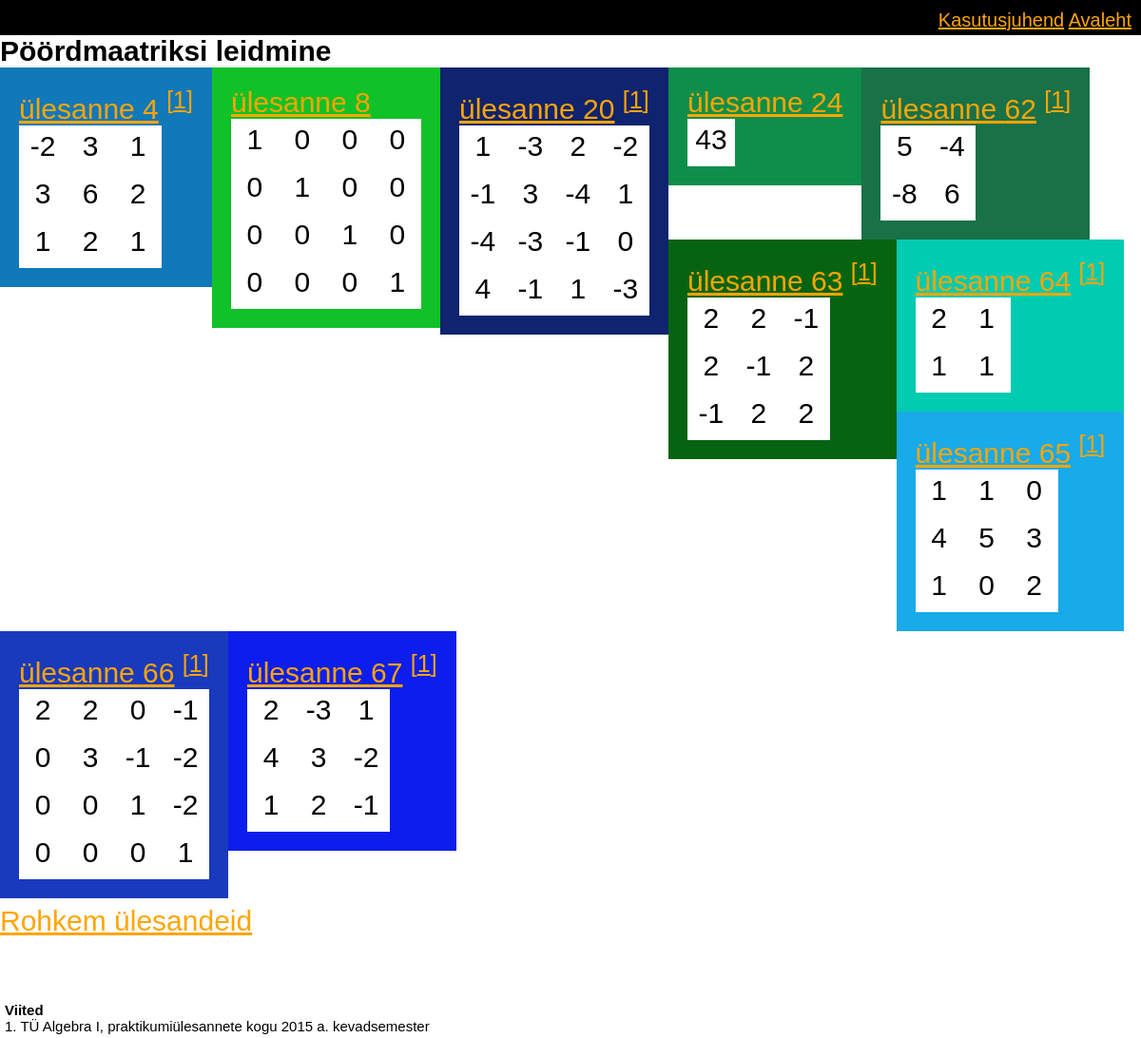
Screenshot of /index.php?tüüp=2&lk=0 with the database file from the repository.
### tables this page shows
CREATE TABLE IF NOT EXISTS `viited` (
  `Id` int(11) NOT NULL AUTO_INCREMENT,
  `pealkiri` varchar(400) DEFAULT NULL,
  PRIMARY KEY (`Id`),
  UNIQUE KEY `Id` (`Id`)
);

### andmebaas.php (the view, shortened to what this page needs)
<?php
function renderda_ülesande_link($sql_rida){
	$hakkliha = explode("\n", $sql_rida['sisu']);
	$suvaline_v2rv = sprintf( "#%06X\n", mt_rand( 0, 0x222222 ));
	$tulem = "<div class=\"kast_avaleht\" style=\"background-color:" .$suvaline_v2rv. "\">";
	$tulem = $tulem . "<div class=\"maatriksi_konteiner_avaleht\">";
	if(isset($_GET['lk'])){
		$tulem = $tulem . '<a href="lahenda.php?lk='.$_GET['lk'].'&ülesanne=' . $sql_rida['id'] . '">ülesanne ' . $sql_rida['id'] . '</a> ';
	}else{
		$tulem = $tulem . '<a href="lahenda.php?ülesanne=' . $sql_rida['id'] . '">ülesanne ' . $sql_rida['id'] . '</a> ';
	}
	if ($sql_rida['allikas'] != null){
		$tulem = $tulem . '<sup><a href="#' . $sql_rida['allikas'] . '">['.$sql_rida['allikas'].']</a></sup>';
	}
	$tulem = $tulem . "<table><tbody>";
	foreach($hakkliha as $result) {
		$tulem = $tulem . "<tr>";
		$hakkliha2 = explode(" ", $result);
		foreach($hakkliha2 as $result2) {
			$tulem = $tulem . "<td><div>";
			if ( strpos($result2, '/') !== false ) {
				$tulem = $tulem .  '<script>document.write(printMurd("'.str_replace(array("\r\n", "\r", "\n"), "", $result2).'"))</script>' ;
			}
			else {
				$tulem = $tulem . $result2 ;
			}
			$tulem = $tulem . "</div></td>";
		}
		$tulem = $tulem . "</tr>";
	}
	$tulem = $tulem . "</tbody></table></div></div>";
	echo $tulem;
}
function viited($vajalikud){
	if (count($vajalikud) >0 ){
		global $conn;
		$stmt = $conn->prepare("SELECT * FROM viited WHERE id=".implode(" or id=",$vajalikud));
		$stmt->execute();
		$stmt->setFetchMode(PDO::FETCH_ASSOC);
		$result = $stmt->fetchAll();
			echo '<br><div class="kastide_organisaator_avaleht viited"><b>Viited</b><br>';
			foreach($result as $r) {
				echo '<a name="'.$r['Id'].'">'.$r['Id'].'. '.$r['pealkiri'].'<br></a>';
			}
			echo '</div>';
	}
};
function ülesanded($tp, $lk){
	global $conn;
	$stmt = $conn->prepare("SELECT * FROM tüüp WHERE id=" . $tp);
	$stmt->execute();
	$stmt->setFetchMode(PDO::FETCH_ASSOC);
	$r = $stmt->fetchAll();
	$stmt = $conn->prepare("SELECT id,sisu,allikas FROM ülesanne WHERE tüüp=" . $tp." and peida_kataloogist!=1");
	$stmt->execute();
	$stmt->setFetchMode(PDO::FETCH_ASSOC);
	$result = $stmt->fetchAll();
	echo '<b>' . $r[0]['kirjeldus'] . '</b><br><div class="kastide_organisaator_avaleht">';
	$loendur = 0;
	for ($i = $lk * 10; $i < ($lk * 10) + 10; $i++) {
		if (isset($result[$i])) {
			$loendur++;
			renderda_ülesande_link($result[$i]);
		}
	}
	echo '</div>';
	if ($loendur >= 10) {
		$lkPlussYks = $lk + 1;
		echo '<br><a href="index.php?tüüp=' . $tp . '&lk=' . $lkPlussYks . '">Rohkem ülesandeid</a><br><br>';
	}
	else if ($loendur == 0) {
		echo 'Pole';
	}
};
?>

### stiil.css (style rules this page uses)
body { margin: 0; padding: 0; font-family: Arial; font-size: 30px; }
a:link { color: orange; }
table { background-color: #4F4F4F; table-layout: fixed; border-collapse: collapse; }
table td { background-color: #FFF; overflow: hidden; text-align: center; padding: 5px; }
table td > div { text-align: center; vertical-align: middle; overflow: hidden; min-width: 40px; height: 40px; white-space: nowrap; }
div.kast_avaleht { display: inline-block; float: left; position: relative; }
div.maatriksi_konteiner_avaleht { float: left; margin-top: 20px; margin-right: 20px; margin-left: 20px; margin-bottom: 20px; }
div.kastide_organisaator_avaleht { display: inline-block; }
div.kastide_organisaator_avaleht.viited { font-size: 15px; padding-left: 5px; padding-right: 5px; }

### rows the page displays
tüüp: kirjeldus "Pöördmaatriksi leidmine"
ülesanne: Id "4", allikas "1"
ülesanne: Id "8"
ülesanne: Id "20", allikas "1"
ülesanne: Id "24"
ülesanne: Id "62", allikas "1"
ülesanne: Id "63", allikas "1"
ülesanne: Id "64", allikas "1"
ülesanne: Id "65", allikas "1"
ülesanne: Id "66", allikas "1"
ülesanne: Id "67", allikas "1"
viited: Id "1", pealkiri "TÜ Algebra I, praktikumiülesannete kogu 2015 a. kevadsemester"

### other values shown
$tulem "-2 3 1 3 6 2 1 2 1"
$tulem "1 0 0 0 0 1 0 0 0 0 1 0 0 0 0 1"
$tulem "1 -3 2 -2 -1 3 -4 1 -4 -3 -1 0 4 -1 1 -3"
$tulem "43"
$tulem "5 -4 -8 6"
$tulem "2 2 -1 2 -1 2 -1 2 2"
$tulem "2 1 1 1"
$tulem "1 1 0 4 5 3 1 0 2"
$tulem "2 2 0 -1 0 3 -1 -2 0 0 1 -2 0 0 0 1"
$tulem "2 -3 1 4 3 -2 1 2 -1"
